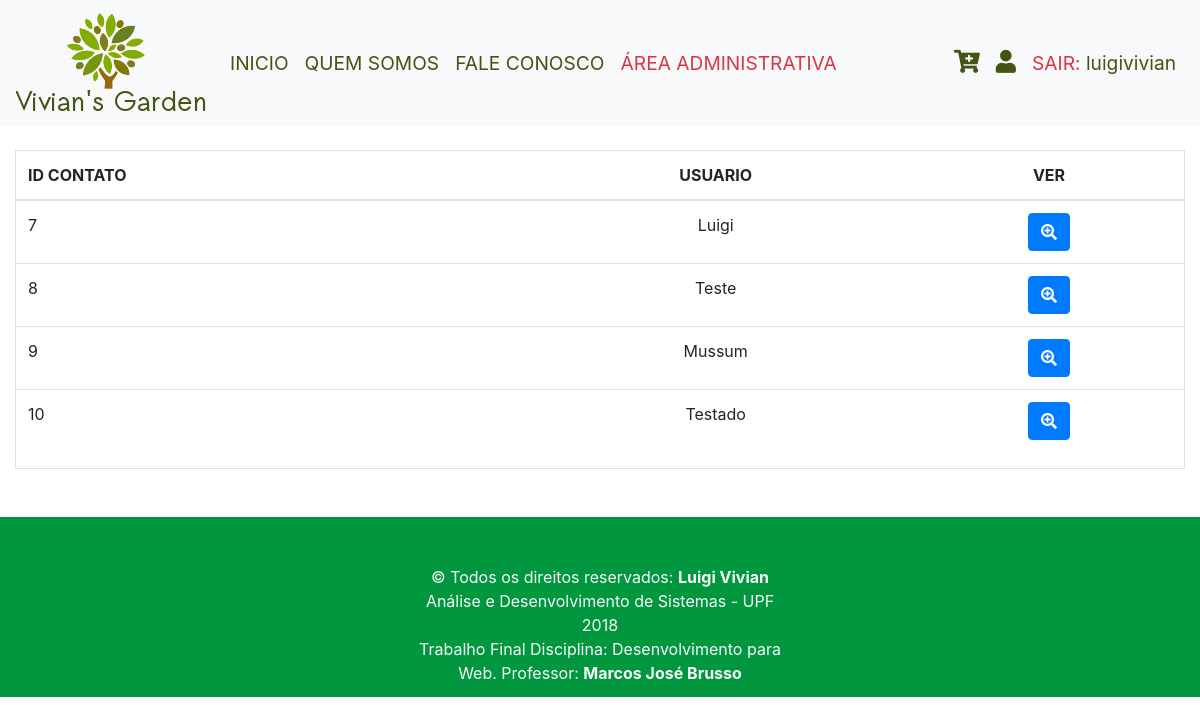
/contatos.php (signed in), run on the app's committed database.
### tables this page shows
CREATE TABLE `contato` (
  `id` int(11) NOT NULL AUTO_INCREMENT,
  `nome` varchar(60) DEFAULT NULL,
  `sobrenome` varchar(60) DEFAULT NULL,
  `email` varchar(60) DEFAULT NULL,
  `telefone` varchar(50) DEFAULT NULL,
  `msg` varchar(200) DEFAULT NULL,
  PRIMARY KEY (`id`)
);

### Classes/Usuario.php (called while the page is built, shortened)
<?php
class Usuario extends DAO
{
    public function getContatos(){
        $query = parent::$db->prepare("SELECT * FROM contato");
        $query->execute();
        return $query->fetchAll(PDO::FETCH_ASSOC);
    }
}

### contatos.php (the view, shortened to what this page needs)
<!DOCTYPE html>
<html lang="pt">
<head>
    <link rel="stylesheet" href="https://stackpath.bootstrapcdn.com/bootstrap/4.1.0/css/bootstrap.min.css">
    <link rel="stylesheet" href="https://use.fontawesome.com/releases/v5.0.10/css/all.css">
</head>
<body>
<?php
include_once 'componentes/menu.php';
include_once 'Classes/Pedido.php';
include_once 'Classes/Usuario.php';
?>
<?php
$u = new Usuario();
$dados = $u->getContatos();
?>
<div class="container-fluid mt-xl-4 mb-xl-5">
    <?php if(count($dados) != 0){?>
        <div class="tabela">
            <table class="table">
                <thead>
                <tr>
                    <th scope="col" >ID CONTATO</th>
                    <th scope="col" class="text-center">USUARIO</th>
                    <th scope="col" class="text-center">VER</th>
                </tr>
                </thead>
                <tbody id="tabela">
                <?php foreach($dados as $key => $i){ ?>
                    <tr>
                        <td><?= $i['id'];?></td>
                        <td class="text-center"><?= $i['nome'];?></td>
                            <td class="text-center"><button type="button" class="btn btn-primary" data-toggle="modal" data-target="#modalPedido<?= $i['id'];?>"><i class="fa fa-search-plus"></i></button></td>
                    </tr>
                <?php }?>
                </tbody>
            </table>
        </div>
    <?php }else{?>
        <div class="container mt-xl-4" style="height:30rem;">
            <h1 class="text-center"> OPS ! Nenhum pedido disponivel ! :(</h1>
        </div>
    <?php }?>
</div>
<?php include_once 'componentes/footer.php';?>
</body>
</html>

### contatos.php (style rules this page uses)
.tabela { border-left: #DDE0E6 solid 1px; border-right: #DDE0E6 solid 1px; border-bottom: #DDE0E6 solid 1px; }

### data on the page
contato: id "7", nome "Luigi"
contato: id "8", nome "Teste"
contato: id "9", nome "Mussum"
contato: id "10", nome "Testado"

### other printed values
$_SESSION['login'] "luigivivian"
